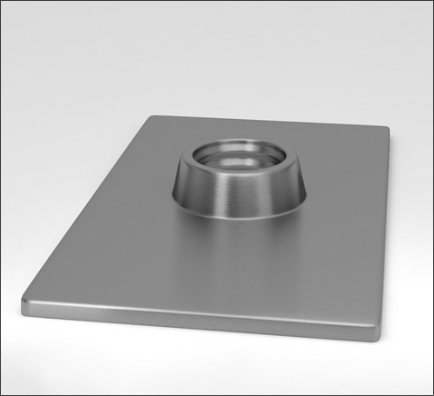
#> input picture main_engine/rust_engine/part_capture_engine/phase1_inputs/image.png, 434 x 396 px
$ python -i preprocess.py   (imports and definitions only)
#> lines starting #> are read from the running program, lines starting #| are printed output that depends on the picture
# src/preprocess.py
import cv2
import numpy as np

# ------------------------------
# Used for dataset ingestion (Phase 1–3)
# ------------------------------
IMG_SIZE = 224
COLOR_MODE = "rgb"
def preprocess_image(img_path):
    img = cv2.imread(img_path)
#> img is the input picture: shape (396, 434, 3); min 28, max 255, mean 193.3
    if img is None:
        return None

    if COLOR_MODE == "rgb":
        img = cv2.cvtColor(img, cv2.COLOR_BGR2RGB)
    else:
        img = cv2.cvtColor(img, cv2.COLOR_BGR2GRAY)

    img = cv2.resize(img, (IMG_SIZE, IMG_SIZE))
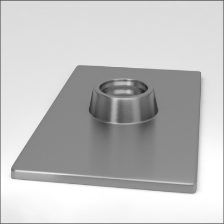
#> img: shape (224, 224, 3); min 37, max 255, mean 193.1
    img = cv2.GaussianBlur(img, (3, 3), 0)
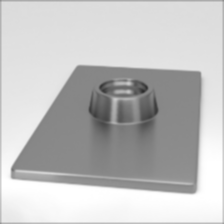
#> img: shape (224, 224, 3); min 45, max 255, mean 193.6
    img = img.astype(np.float32) / 255.0

    return img


# ------------------------------
# Used for LIVE CAMERA (Phase 4–5)
# ------------------------------
def preprocess_frame(frame):
    """
    frame: BGR image from OpenCV camera
    returns: normalized RGB image (224x224)
    """
    img = frame.copy()

    if COLOR_MODE == "rgb":
        img = cv2.cvtColor(img, cv2.COLOR_BGR2RGB)
    else:
        img = cv2.cvtColor(img, cv2.COLOR_BGR2GRAY)

    img = cv2.resize(img, (IMG_SIZE, IMG_SIZE))
    img = cv2.GaussianBlur(img, (3, 3), 0)
    img = img.astype(np.float32) / 255.0

    return img

>>> result = preprocess_image('../rust_engine/part_capture_engine/phase1_inputs/image.png')
